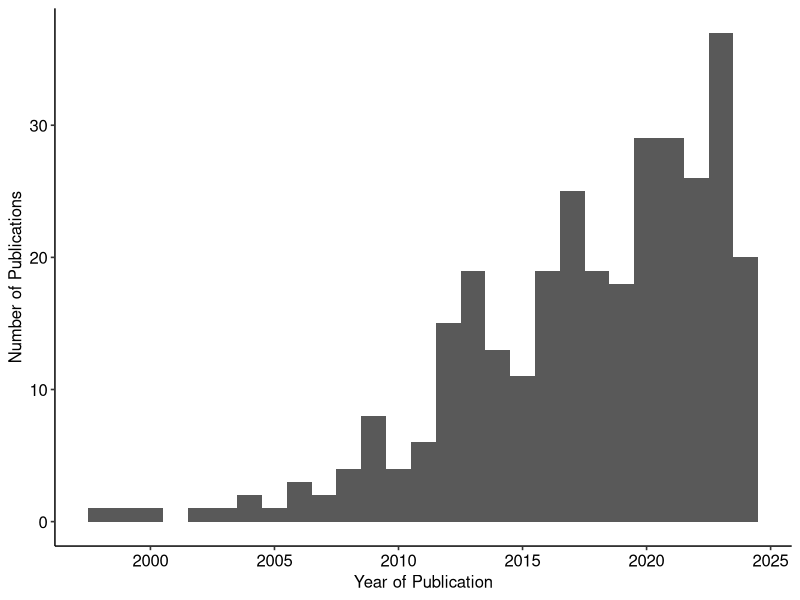
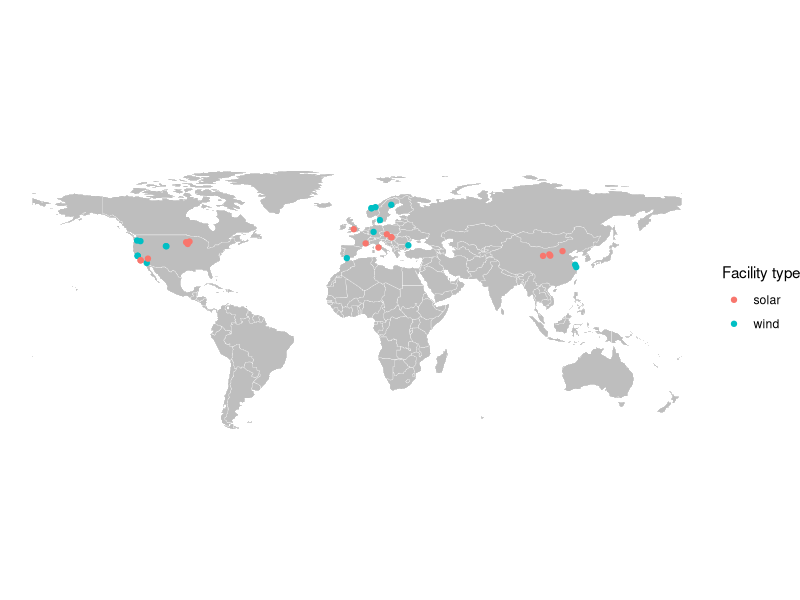
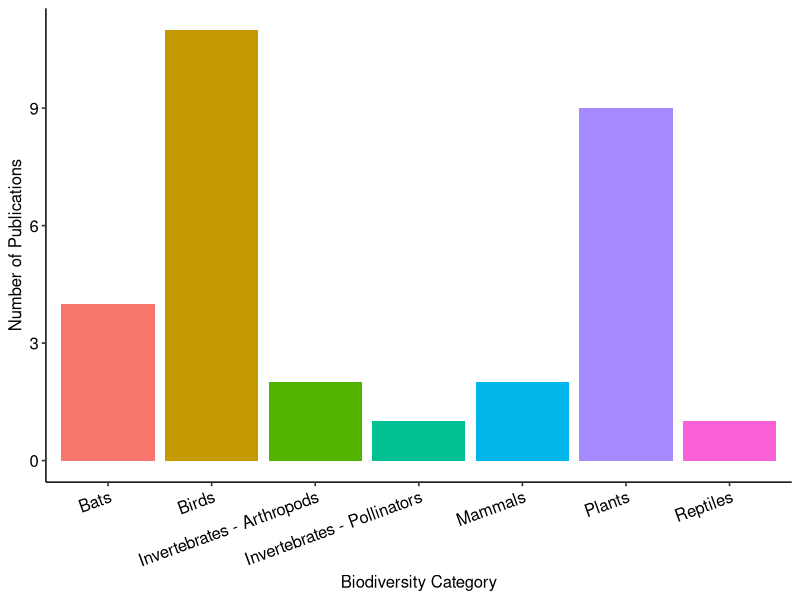
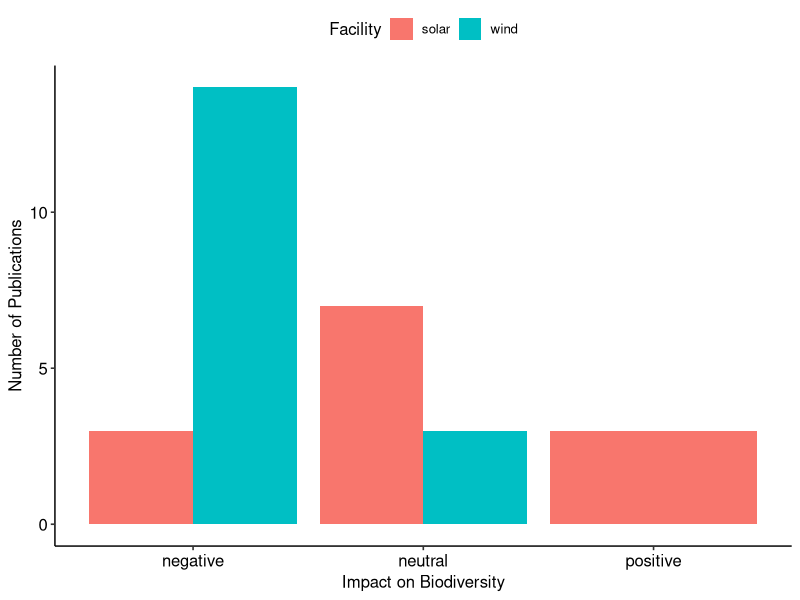
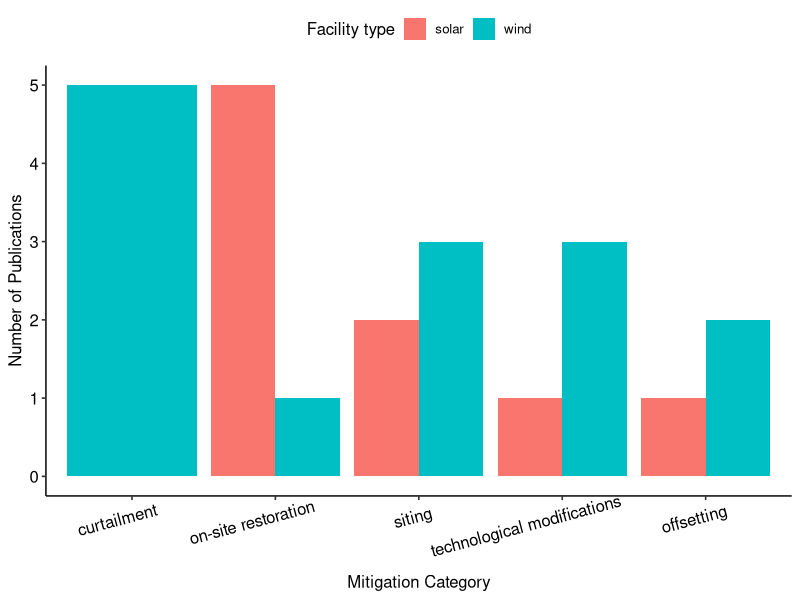
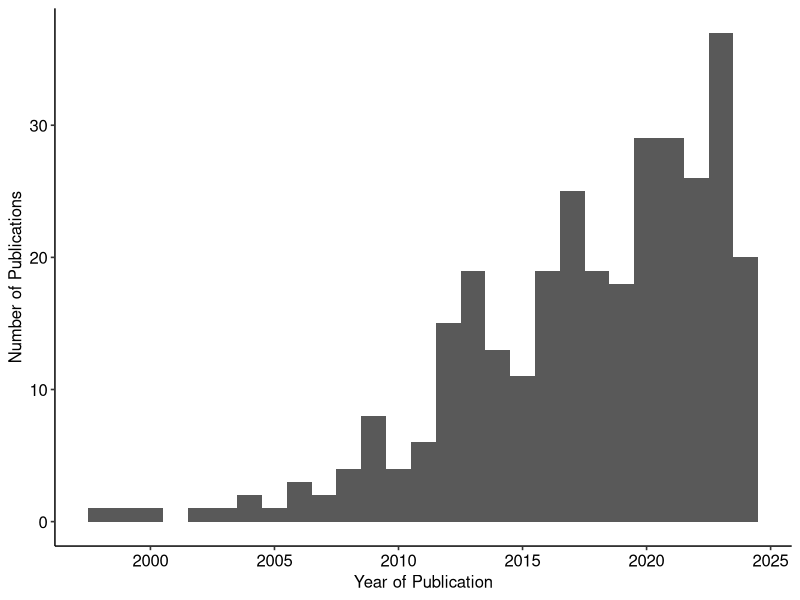
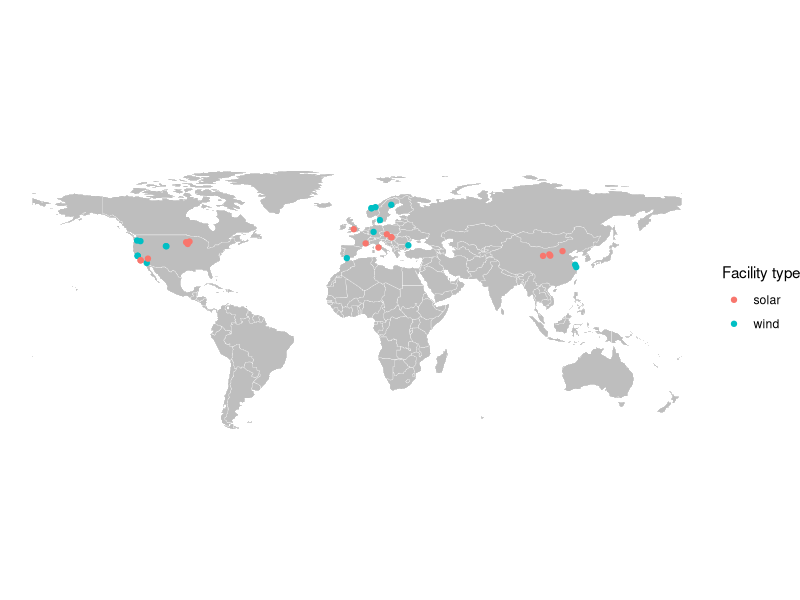
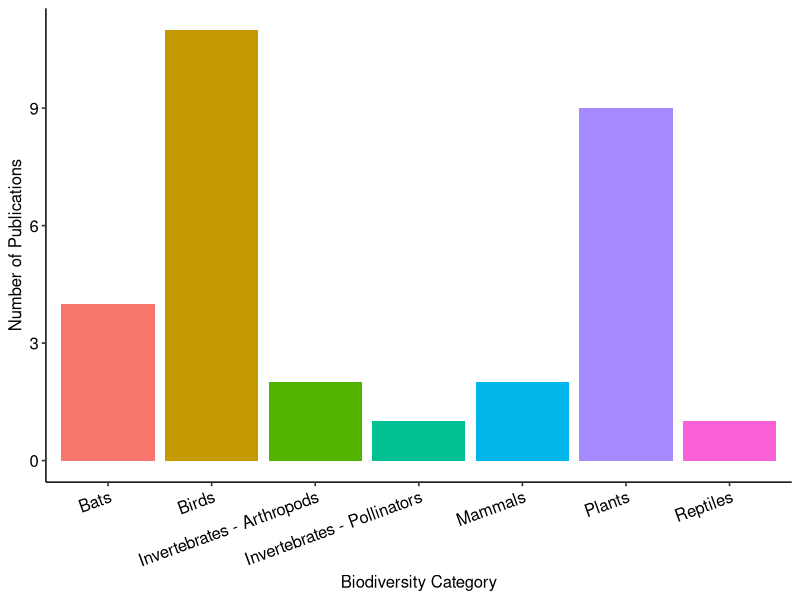

The R source for these figures, in order:
# source(scripts/install_packages.R) # uncomment and run to install necessary packages

library(tidyverse)
library(sf)
library(rnaturalearth)
library(ggpubr)
#install.packages("wordcloud")
library(wordcloud)
#install.packages("tm")
library(tm)

# preprocessing of data, as exported by Rayyan
rayyanexport <- readr::read_csv("data_input/Rayyan_take3_export_articles.csv")

# need to get notes out and into their own columns
# which will be: wind_solar, topic (impact/mitigation), construction_operation, 
# region, country, biodiversity_category, biodiversity_metric

# extract wind/solar
rayyanexport$wind_solar <- as.character(str_extract_all(string = rayyanexport$notes, 
                                             pattern = "wind|solar"))
# only one with both wind and solar, replace
rayyanexport$wind_solar <- gsub("c\\(\"wind\", \"solar\"\\)", "wind_solar", 
                                       rayyanexport$wind_solar)
table(rayyanexport$wind_solar)
# solar       wind wind_solar 
# 50        301          1 

# extract topic (impact/mitigation)
rayyanexport$impact_mitigation <- as.character(str_extract_all(string = rayyanexport$notes, 
                                                               pattern = "impact|mitigation"))
# many with impact and mitigation, replace with new category
rayyanexport$impact_mitigation <- gsub("c\\(\"impact\", \"mitigation\"\\)", "impact_mitigation", 
                                       rayyanexport$impact_mitigation)
table(rayyanexport$impact_mitigation)
# impact impact_mitigation        mitigation 
# 301                30                20 

# extract construction_operation
rayyanexport$construction_operation <- as.character(str_extract_all(string = rayyanexport$notes, 
                                                               pattern = "construction|operation"))
# some with construction and operation, replace with new category
rayyanexport$construction_operation <- gsub("c\\(\"operation\", \"construction\"\\)", "construction_operation", 
                                       rayyanexport$construction_operation)
table(rayyanexport$construction_operation)
# construction construction_operation              operation 
# 8                     24                    319 

# extract region
rayyanexport$region <- as.character(str_extract_all(string = rayyanexport$notes, 
                                                    pattern = "Asia|Africa|North America|South America|Europe|Oceania"))
# South African countries get two "Africa", replace with only one
rayyanexport$region <- gsub("c\\(\"Africa\", \"Africa\"\\)", "Africa",
                            rayyanexport$region)
table(rayyanexport$region)

# extract country
rayyanexport$country <- as.character(str_extract_all(string = rayyanexport$notes, 
                                                    pattern = "Australia|Argentina|Austria|Belgium|Brazil|Bulgaria|Canada|Chile|China|Croatia|Czech Republic|Denmark|Egypt|Ethiopia|Finland|France|Galapagos|Germany|Greece|Hungary|India|Ireland|Israel|Italy|Japan|Korea|Mexico|Netherlands|New Caledonia|New Zealand|Norway|Poland|Portugal|Puerto Rico|Romania|Slovakia|South Africa|Spain|Sweden|Switzerland|Taiwan|Turkey|United Kingdom|United States"))
# a few studies in multiple countries, replace as needed
rayyanexport$country <- gsub("c\\(\"Canada\", \"United States\"\\)", "Canada, United States",
                            rayyanexport$country)
rayyanexport$country <- gsub("c\\(\"France\", \"Belgium\"\\)", "France, Belgium",
                             rayyanexport$country)
rayyanexport$country <- gsub("c\\(\"Germany\", \"Netherlands\"\\)", "Germany, Netherlands",
                             rayyanexport$country)
rayyanexport$country <- gsub("c\\(\"Sweden\", \"Austria\", \"Germany\"\\)", "Sweden, Austria, Germany",
                             rayyanexport$country)
table(rayyanexport$country)









#### figures from more final data ####

# get data
sysrevdata <- readr::read_csv("data_input/wind_solar_biodiversity_sysreview_v2_20240930.csv")

# how many papers included currently?

length(unique(sysrevdata$title))
# 315

# filter to just unique papers, then count # wind, # solar
sysrevdata %>%
  dplyr::select(title, wind_solar) %>%
  dplyr::distinct() %>%
  dplyr::select(wind_solar) %>%
  table()
# wind_solar
# solar         wind windandsolar 
# 44          270            1 

# filter to just unique papers, then count # impact, # mitigation
sysrevdata %>%
  dplyr::select(title, topic) %>%
  dplyr::distinct() %>%
  dplyr::select(topic) %>%
  table()
# topic
# impact impactandmitigation          mitigation 
# 275                  20                  20 

# filter to just unique papers, then count wind/solar vs impact/mitigation
sysrevdata %>%
  dplyr::select(title, wind_solar, topic) %>%
  dplyr::distinct() %>%
  dplyr::group_by(wind_solar, topic) %>%
  dplyr::summarise(count_by_windsolarimpactmitigation = n())
# wind_solar   topic               count_by_windsolarimpactmitigation
# <chr>        <chr>                                            <int>
# 1 solar        impact                                              32
# 2 solar        impactandmitigation                                  4
# 3 solar        mitigation                                           8
# 4 wind         impact                                             242
# 5 wind         impactandmitigation                                 16
# 6 wind         mitigation                                          12
# 7 windandsolar impact                                               1

# make histogram of year of publication
sysrevdata %>%
  dplyr::select(title, year) %>%
  dplyr::distinct() %>%
  ggplot(aes(x = year)) +
  geom_histogram(binwidth = 1) +
  ggpubr::theme_pubr() +
  xlab("Year of Publication") +
  ylab("Number of Publications")
ggsave("figures/year_pub_histogram.png", width = 5, height = 4)

# locations ----

# count where studies located
sysrevdata %>%
  dplyr::select(title, region) %>%
  dplyr::distinct() %>%
  dplyr::select(region) %>%
  table()
# region
# Asia        Europe North America 
# 6            13            11 

# make map of locations of study
# first get world map data without Antarctica (not included)
worldmap <- rnaturalearth::ne_countries() %>% 
  filter(sovereignt != "Antarctica")

# then get spatial version of sys review data where lat/long available
sysrevlatlong <- sysrevdata %>%
  dplyr::select(title, wind_solar, latitude, longitude) %>%
  dplyr::filter(!is.na(latitude)) %>%
  dplyr::distinct() #%>%
  #sf::st_as_sf(coords = c("latitude", "longitude"))

# then plot background world map and points coloured by wind or solar
ggplot() +
  geom_sf(data = worldmap, fill = "grey", colour = "white", linewidth = 0.1) +
  theme_void() +
  geom_point(data = sysrevlatlong, aes(x = longitude, y = latitude, colour = wind_solar)) +
  labs(colour = "Facility type")
ggsave("figures/map_study_locations.png", width = 6, height = 4)
rm(worldmap, sysrevlatlong)

# make histogram of biodiversity category (not many so far)
sysrevdata %>%
  dplyr::select(title, biodiversity_category) %>%
  dplyr::distinct() %>%
  dplyr::filter(!is.na(.$biodiversity_category)) %>%
  ggplot(aes(x = biodiversity_category, fill = biodiversity_category)) +
  geom_bar() +
  ggpubr::theme_pubr(legend = "none") +
  xlab("Biodiversity Category") +
  ggpubr::rotate_x_text(angle = 20) +
  ylab("Number of Publications")
ggsave("figures/biodiversity_cat_histogram.png", width = 5, height = 4)

# and table for specific numbers
sysrevdata %>%
  dplyr::select(title, biodiversity_category) %>%
  dplyr::distinct() %>%
  dplyr::filter(!is.na(.$biodiversity_category)) %>% 
  dplyr::select(biodiversity_category) %>% 
  table()
# biodiversity_category
# Bats                       Birds  Invertebrates - Arthropods Invertebrates - Pollinators 
# 4                          11                           2                           1 
# Mammals                      Plants                    Reptiles 
# 2                           9                           1 

# make histogram of effect of wind and solar
sysrevdata %>%
  dplyr::select(title, wind_solar, effect_wind, effect_solar) %>%
  dplyr::distinct() %>%
  dplyr::filter_at(vars(effect_wind, effect_solar), any_vars(!is.na(.))) %>%
  tidyr::unite(col = "effect", effect_wind:effect_solar, na.rm = TRUE) %>%
  ggplot(aes(x = effect, fill = wind_solar)) +
  geom_bar(position = "dodge") +
  ggpubr::theme_pubr() +
  xlab("Impact on Biodiversity") +
  ylab("Number of Publications") +
  scale_fill_discrete(name = "Facility")
ggsave("figures/effect_development_barchart.png", width = 5, height = 4)

# mitigation ----

# now a bar chart showing mitigations suggested, and mitigation heirarchy
# given some have multiple suggestions have to summarise data a bit
sysrevdata %>%
  dplyr::select(title, mitigation_category, wind_solar) %>%
  dplyr::distinct() %>%
  dplyr::filter(!is.na(.$mitigation_category)) %>%
  # Split the categories and unnest them
  dplyr::mutate(mitigation_category = stringr::str_split(mitigation_category, ", ")) %>%
  tidyr::unnest(mitigation_category) %>%
  # Count occurrences of each category
  dplyr::group_by(mitigation_category, wind_solar) %>%
  dplyr::summarise(count = n(), .groups = 'drop') %>%
  ggplot(aes(x = reorder(mitigation_category, -count), y = count, fill = wind_solar)) +
  geom_bar(stat = "identity", position = "dodge") +
  ggpubr::theme_pubr() +
  xlab("Mitigation Category") +
  labs(fill = "Facility type") +
  ggpubr::rotate_x_text(angle = 15, hjust = 0.7, vjust = 0.9) +
  ylab("Number of Publications")
ggsave("figures/mitigation_cat_barplot.png", width = 5, height = 4)

# tables for numbers
sysrevdata %>%
  dplyr::select(title, `mitigation_suggested?`) %>%
  dplyr::distinct() %>%
  dplyr::filter(!is.na(.$`mitigation_suggested?`)) %>% 
  dplyr::select(`mitigation_suggested?`) %>% 
  table()
# mitigation_suggested?
#   no yes 
# 10  20 

# mitigation category
sysrevdata %>%
  dplyr::select(title, mitigation_category, wind_solar) %>%
  dplyr::distinct() %>%
  dplyr::filter(!is.na(.$mitigation_category)) %>%
  # Split the categories and unnest them
  dplyr::mutate(mitigation_category = stringr::str_split(mitigation_category, ", ")) %>%
  tidyr::unnest(mitigation_category) %>%
  # Count occurrences of each category
  dplyr::group_by(mitigation_category, wind_solar) %>%
  dplyr::summarise(count = n(), .groups = 'drop')
# mitigation_category         wind_solar count
# <chr>                       <chr>      <int>
# 1 curtailment                 wind           5
# 2 offsetting                  solar          1
# 3 offsetting                  wind           2
# 4 on-site restoration         solar          5
# 5 on-site restoration         wind           1
# 6 siting                      solar          2
# 7 siting                      wind           3
# 8 technological modifications solar          1
# 9 technological modifications wind           3

# explicit tests of mitigation
sysrevdata %>%
  dplyr::select(title, `mitigation_tested?`) %>%
  dplyr::distinct() %>%
  dplyr::filter(!is.na(.$`mitigation_tested?`)) %>% 
  dplyr::select(`mitigation_tested?`) %>% 
  table()
# mitigation_tested?
#   no yes 
# 23   7 

# explicit tests of mitigation
sysrevdata %>%
  dplyr::select(title, `mitigation_supported_by_explicit_test?`) %>%
  dplyr::distinct() %>%
  dplyr::filter(!is.na(.$`mitigation_supported_by_explicit_test?`)) %>% 
  dplyr::select(`mitigation_supported_by_explicit_test?`) %>% 
  table()
# mitigation_supported_by_explicit_test?
#   no yes 
# 3   7 

# word clouds suck really ----

# okay now let's try to make a word cloud from the abstracts
# Step 1: Create a corpus from the abstract column
corpus <- sysrevdata %>%
  dplyr::select(abstract) %>%
  dplyr::distinct()

corpus <-  tm::Corpus(tm::VectorSource(corpus))

# Step 2: Preprocess the data (convert to lower case, remove punctuation, etc.)
corpus <- tm_map(corpus, content_transformer(tolower))         # Convert to lowercase
corpus <- tm_map(corpus, removePunctuation)                    # Remove punctuation
corpus <- tm_map(corpus, removeNumbers)                        # Remove numbers
corpus <- tm_map(corpus, removeWords, stopwords("english"))    # Remove common stopwords
corpus <- tm_map(corpus, stripWhitespace)                      # Remove extra white spaces

# Step 3: Create a Document-Term Matrix
dtm <- tm::TermDocumentMatrix(corpus)
matrix <- as.matrix(dtm)
word_freqs <- sort(rowSums(matrix), decreasing = TRUE)  # Sum term frequencies
df_word_freqs <- data.frame(word = names(word_freqs), freq = word_freqs)

# Step 4: Generate the word cloud
set.seed(1234)  # For reproducibility
png("figures/wordcloud_abstract.png", width = 800, height = 800, res = 300)
wordcloud::wordcloud(words = df_word_freqs$word, freq = df_word_freqs$freq, 
          min.freq = 3,                              # Minimum frequency to include
          max.words = 200,                           # Maximum number of words in the cloud
          random.order = FALSE,                      # Arrange largest words centrally
          colors = brewer.pal(8, "Dark2"))           # Color palette
dev.off()

# needs lots more cleaning, ah well. what about mitigation text?

# Step 1: Create a corpus from the abstract column
corpus <- sysrevdata %>%
  dplyr::select(mitigation_text) %>%
  dplyr::distinct()

corpus <-  tm::Corpus(tm::VectorSource(corpus))

# Step 2: Preprocess the data (convert to lower case, remove punctuation, etc.)
corpus <- tm_map(corpus, content_transformer(tolower))         # Convert to lowercase
corpus <- tm_map(corpus, removePunctuation)                    # Remove punctuation
corpus <- tm_map(corpus, removeNumbers)                        # Remove numbers
corpus <- tm_map(corpus, removeWords, stopwords("english"))    # Remove common stopwords
corpus <- tm_map(corpus, stripWhitespace)                      # Remove extra white spaces

# Step 3: Create a Document-Term Matrix
dtm <- tm::TermDocumentMatrix(corpus)
matrix <- as.matrix(dtm)
word_freqs <- sort(rowSums(matrix), decreasing = TRUE)  # Sum term frequencies
df_word_freqs <- data.frame(word = names(word_freqs), freq = word_freqs)

# Step 4: Generate the word cloud
set.seed(1234)  # For reproducibility
png("figures/wordcloud_mitigationtext.png", width = 800, height = 800, res = 300)
wordcloud::wordcloud(words = df_word_freqs$word, freq = df_word_freqs$freq, 
                     min.freq = 3,                              # Minimum frequency to include
                     max.words = 200,                           # Maximum number of words in the cloud
                     random.order = FALSE,                      # Arrange largest words centrally
                     colors = brewer.pal(8, "Dark2"))           # Color palette
dev.off()

# okay yes word clouds maybe are just a bit too random to generate much of any
# insight, and need too much cleaning

rm(word_freqs, matrix, dtm, df_word_freqs, corpus)
